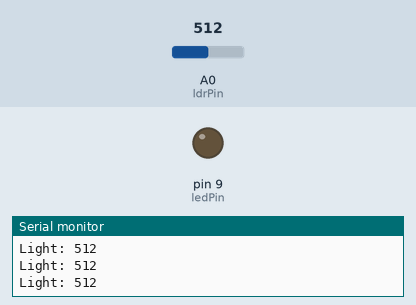
A sketch run on a simulated Arduino Uno, built with avr-gcc and run on an emulated ATmega328P. On the bench: output pins drawn as LEDs (lit = HIGH), the last lines printed to the serial monitor. The test bench sets the inputs (shaded band); at power-on: A0 (ldrPin) = 512.

Above: at 1.2 s.
1.3 s: A0 (ldrPin) set to 481
At 2.0 s:
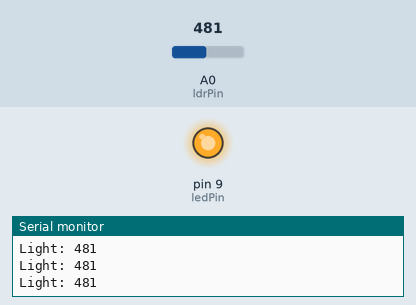
2.9 s: A0 (ldrPin) set to 510
At 3.3 s:
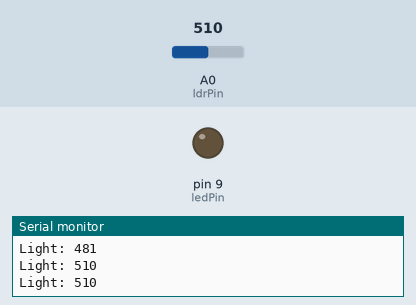
4.5 s: A0 (ldrPin) set to 490
At 5.9 s:
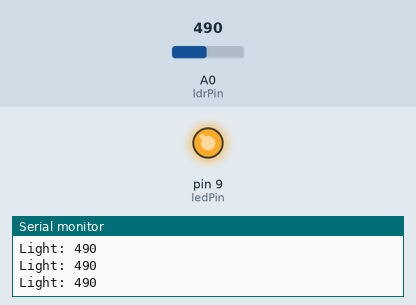
Timing chart, 0 to 7.5 s (numbered marks = the images above; inputs shaded):
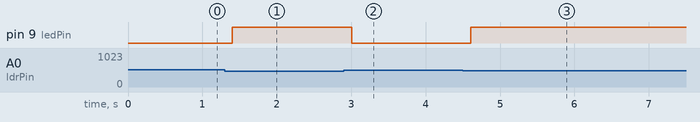

Measured:
- the behaviour switches between 500 and 499 on A0 (ldrPin) (found by bisection; images 0 and 1)
- after the input at 1.3 s, pin 9 (ledPin): LOW → HIGH after 0.10 s
- after the input at 2.9 s, pin 9 (ledPin): HIGH → LOW after 0.11 s
- after the input at 4.5 s, pin 9 (ledPin): LOW → HIGH after 0.11 s

The sketch:

LDR__LIGHT_.ino
```cpp
const int ldrPin = A0;
const int ledPin = 9;

void setup() {
  pinMode(ledPin, OUTPUT);
  Serial.begin(9600);
}

void loop() {
  int lightValue = analogRead(ldrPin);

  Serial.print("Light: ");
  Serial.println(lightValue);

  if (lightValue < 500) {   // Dark
    digitalWrite(ledPin, HIGH);
  } else {                  // Bright
    digitalWrite(ledPin, LOW);
  }

  delay(200);
}
```
